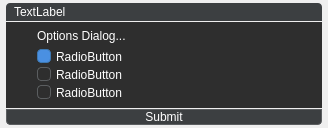
<?xml version="1.0" encoding="UTF-8"?>
<ui version="4.0">
 <class>OptionsDialog</class>
 <widget class="QDialog" name="OptionsDialog">
  <property name="windowModality">
   <enum>Qt::WindowModality::ApplicationModal</enum>
  </property>
  <property name="geometry">
   <rect>
    <x>0</x>
    <y>0</y>
    <width>328</width>
    <height>128</height>
   </rect>
  </property>
  <property name="minimumSize">
   <size>
    <width>328</width>
    <height>128</height>
   </size>
  </property>
  <property name="windowTitle">
   <string>Options Dialog</string>
  </property>
  <property name="styleSheet">
   <string notr="true">QToolTip {
    background-color: #2e2e2e;
    color: #ffffff;
    border: 1px solid #5b5e60;
    padding: 4px;
    border-radius: 4px;
    opacity: 200;
    font-size: 12px;
}

QLabel {
    color: #ffffff;
}

QFrame {
    background-color: #2e2e2e;
}

QPushButton {
    background-color: #3c3f41;
    color: #ffffff;
    border: 1px solid #5b5e60;
    border-radius: 4px;
	padding: 0px 0px;
}

QPushButton:hover {
    border-color: #4a90e2;
}

QPushButton:pressed {
    background-color: #3d78b2;
    border-color: #2a5f92;
}

QRadioButton {
    color: #ffffff;
    spacing: 5px;
}

QRadioButton::indicator {
    width: 12px;
    height: 12px;
    background-color: #2e2e2e;
    border: 1px solid #5b5e60;
    border-radius: 4px;
}

QRadioButton::indicator:hover {
    background-color: #4a90e2;
    border-color: #3d78b2;
}

QRadioButton::indicator:checked {
    background-color: #4a90e2;
    border-color: #3d78b2;
}

QRadioButton::indicator:pressed {
    background-color: #3d78b2;
    border-color: #2a5f92;
}

QRadioButton::indicator:checked:pressed {
    background-color: #3d78b2;
    border-color: #2a5f92;
}</string>
  </property>
  <property name="modal">
   <bool>true</bool>
  </property>
  <layout class="QVBoxLayout" name="verticalLayout">
   <property name="spacing">
    <number>1</number>
   </property>
   <property name="leftMargin">
    <number>6</number>
   </property>
   <property name="topMargin">
    <number>3</number>
   </property>
   <property name="rightMargin">
    <number>6</number>
   </property>
   <property name="bottomMargin">
    <number>3</number>
   </property>
   <item>
    <widget class="QLabel" name="title_label">
     <property name="sizePolicy">
      <sizepolicy hsizetype="Preferred" vsizetype="Fixed">
       <horstretch>0</horstretch>
       <verstretch>0</verstretch>
      </sizepolicy>
     </property>
     <property name="minimumSize">
      <size>
       <width>0</width>
       <height>18</height>
      </size>
     </property>
     <property name="styleSheet">
      <string notr="true">QLabel {
	background-color: #3c3f41;
	border-top-left-radius: 4px;
	border-top-right-radius: 4px;
	padding-left: 5px;
}</string>
     </property>
     <property name="text">
      <string>TextLabel</string>
     </property>
     <property name="alignment">
      <set>Qt::AlignmentFlag::AlignLeading|Qt::AlignmentFlag::AlignLeft|Qt::AlignmentFlag::AlignVCenter</set>
     </property>
    </widget>
   </item>
   <item>
    <widget class="QFrame" name="frame">
     <property name="sizePolicy">
      <sizepolicy hsizetype="Preferred" vsizetype="Expanding">
       <horstretch>0</horstretch>
       <verstretch>0</verstretch>
      </sizepolicy>
     </property>
     <property name="frameShape">
      <enum>QFrame::Shape::NoFrame</enum>
     </property>
     <property name="frameShadow">
      <enum>QFrame::Shadow::Raised</enum>
     </property>
     <layout class="QHBoxLayout" name="horizontalLayout">
      <property name="topMargin">
       <number>6</number>
      </property>
      <property name="bottomMargin">
       <number>6</number>
      </property>
      <item>
       <widget class="QLabel" name="label">
        <property name="text">
         <string/>
        </property>
        <property name="pixmap">
         <pixmap resource="../resources.qrc">:/ico/Icons/ico/phils-hub.ico</pixmap>
        </property>
       </widget>
      </item>
      <item>
       <widget class="QFrame" name="frame_3">
        <property name="sizePolicy">
         <sizepolicy hsizetype="Expanding" vsizetype="Preferred">
          <horstretch>0</horstretch>
          <verstretch>0</verstretch>
         </sizepolicy>
        </property>
        <property name="frameShape">
         <enum>QFrame::Shape::NoFrame</enum>
        </property>
        <property name="frameShadow">
         <enum>QFrame::Shadow::Raised</enum>
        </property>
        <layout class="QVBoxLayout" name="verticalLayout_3">
         <property name="spacing">
          <number>3</number>
         </property>
         <property name="leftMargin">
          <number>9</number>
         </property>
         <property name="topMargin">
          <number>0</number>
         </property>
         <property name="rightMargin">
          <number>0</number>
         </property>
         <property name="bottomMargin">
          <number>0</number>
         </property>
         <item>
          <widget class="QLabel" name="msg_label">
           <property name="sizePolicy">
            <sizepolicy hsizetype="Preferred" vsizetype="Preferred">
             <horstretch>0</horstretch>
             <verstretch>0</verstretch>
            </sizepolicy>
           </property>
           <property name="maximumSize">
            <size>
             <width>16777215</width>
             <height>16</height>
            </size>
           </property>
           <property name="text">
            <string>Options Dialog...</string>
           </property>
           <property name="wordWrap">
            <bool>true</bool>
           </property>
          </widget>
         </item>
         <item alignment="Qt::AlignmentFlag::AlignVCenter">
          <widget class="QFrame" name="frame_2">
           <property name="styleSheet">
            <string notr="true">QFrame {
	background: transparent;
	border-bottom-left-radius: 9px;
	border-bottom-right-radius: 9px;
}</string>
           </property>
           <property name="frameShape">
            <enum>QFrame::Shape::NoFrame</enum>
           </property>
           <property name="frameShadow">
            <enum>QFrame::Shadow::Raised</enum>
           </property>
           <layout class="QVBoxLayout" name="verticalLayout_2">
            <property name="spacing">
             <number>3</number>
            </property>
            <property name="leftMargin">
             <number>0</number>
            </property>
            <property name="topMargin">
             <number>0</number>
            </property>
            <property name="rightMargin">
             <number>0</number>
            </property>
            <property name="bottomMargin">
             <number>0</number>
            </property>
            <item>
             <widget class="QRadioButton" name="option1">
              <property name="text">
               <string>RadioButton</string>
              </property>
              <property name="checked">
               <bool>true</bool>
              </property>
             </widget>
            </item>
            <item>
             <widget class="QRadioButton" name="option2">
              <property name="text">
               <string>RadioButton</string>
              </property>
             </widget>
            </item>
            <item>
             <widget class="QRadioButton" name="option3">
              <property name="text">
               <string>RadioButton</string>
              </property>
              <property name="checked">
               <bool>false</bool>
              </property>
             </widget>
            </item>
           </layout>
          </widget>
         </item>
        </layout>
       </widget>
      </item>
     </layout>
    </widget>
   </item>
   <item>
    <widget class="QPushButton" name="submit_btn">
     <property name="minimumSize">
      <size>
       <width>0</width>
       <height>0</height>
      </size>
     </property>
     <property name="styleSheet">
      <string notr="true">QPushButton {
	border-top-left-radius: 0px;
	border-top-right-radius: 0px;
}</string>
     </property>
     <property name="text">
      <string>Submit</string>
     </property>
    </widget>
   </item>
  </layout>
 </widget>
 <resources>
  <include location="../resources.qrc"/>
 </resources>
 <connections/>
</ui>
